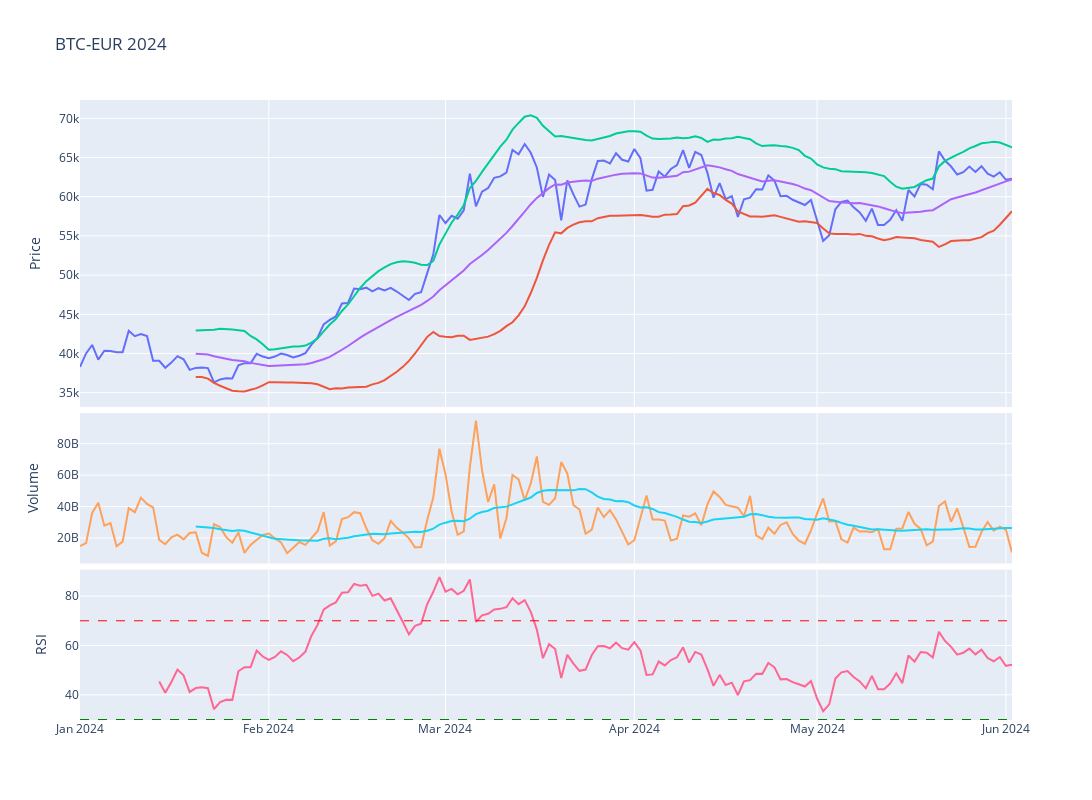

The notebook cell this image was saved under:
### Code cell
# Plot the adjusted close price
fig = make_subplots(rows=4, cols=1,shared_xaxes=True,vertical_spacing=0.01,specs=[[{'rowspan':2,'colspan':1}],[None],[{'rowspan':1,'colspan':1}],[{'rowspan':1,'colspan':1}]])

# Graph (1,1)
fig.add_trace(go.Scatter(x=stock_ticker['Adj Close'].loc[year].index,y=stock_ticker['Adj Close'].loc[year],mode="lines",name=f'{ticker}'),row=1,col=1)
fig.add_trace(go.Scatter(x=stock_ticker['BB_Lower'].loc[year].index,y=stock_ticker['BB_Lower'].loc[year],mode="lines",name='BB_Lower'),row=1,col=1)
fig.add_trace(go.Scatter(x=stock_ticker['BB_Upper'].loc[year].index,y=stock_ticker['BB_Upper'].loc[year],mode="lines",name='BB_Upper'),row=1,col=1)
fig.add_trace(go.Scatter(x=stock_ticker['MMA20'].loc[year].index,y=stock_ticker['MMA20'].loc[year],mode="lines",name='MMA20'),row=1,col=1)
# Update xaxis properties
fig.update_yaxes(title_text="Price", row=1, col=1)

# Graph (3,1)
fig.add_trace(go.Scatter(x=stock_ticker['Volume'].loc[year].index,y=stock_ticker['Volume'].loc[year],mode="lines",name='Volume'),row=3, col=1)
fig.add_trace(go.Scatter(x=stock_ticker['Volume'].loc[year].index,y=stock_ticker['Volume'].loc[year].rolling(20).mean(),mode="lines",name='MMA20'),row=3,col=1)
fig.update_yaxes(title_text="Volume", row=3, col=1)

# Graph (4,1)
fig.add_trace(go.Scatter(x=stock_ticker['RSI'].loc[year].index,y=stock_ticker['RSI'].loc[year],mode="lines",name='RSI'),row=4, col=1)
fig.add_hline(y=30, line_width=1, line_dash="dash", line_color="green",row=4,col=1)
fig.add_hline(y=70, line_width=1, line_dash="dash", line_color="red",row=4,col=1)
fig.update_yaxes(title_text="RSI", row=4, col=1)

fig.update_layout(height=800, width=1300,showlegend=False,title=f"{ticker} {year}")

fig.show()

### Figure 1 — Plotly figure (JSON) as saved in the notebook; plotly's stock layout.template omitted (floating-point values rounded to 4 significant figures; data arrays with more than 128 entries replaced by an {"elided": "..."} marker saying what was removed)
{"data": [{"mode": "lines", "name": "BTC-EUR", "type": "scatter", "x": {"elided": "154 str values"}, "xaxis": "x", "y": {"elided": "154 float values"}, "yaxis": "y"}, {"mode": "lines", "name": "BB_Lower", "type": "scatter", "x": {"elided": "154 str values"}, "xaxis": "x", "y": {"elided": "154 float values"}, "yaxis": "y"}, {"mode": "lines", "name": "BB_Upper", "type": "scatter", "x": {"elided": "154 str values"}, "xaxis": "x", "y": {"elided": "154 float values"}, "yaxis": "y"}, {"mode": "lines", "name": "MMA20", "type": "scatter", "x": {"elided": "154 str values"}, "xaxis": "x", "y": {"elided": "154 float values"}, "yaxis": "y"}, {"mode": "lines", "name": "Volume", "type": "scatter", "x": {"elided": "154 str values"}, "xaxis": "x2", "y": {"elided": "154 int values"}, "yaxis": "y2"}, {"mode": "lines", "name": "MMA20", "type": "scatter", "x": {"elided": "154 str values"}, "xaxis": "x2", "y": {"elided": "154 float values"}, "yaxis": "y2"}, {"mode": "lines", "name": "RSI", "type": "scatter", "x": {"elided": "154 str values"}, "xaxis": "x3", "y": {"elided": "154 float values"}, "yaxis": "y3"}], "layout": {"height": 800, "shapes": [{"line": {"color": "green", "dash": "dash", "width": 1}, "type": "line", "x0": 0, "x1": 1, "xref": "x3 domain", "y0": 30, "y1": 30, "yref": "y3"}, {"line": {"color": "red", "dash": "dash", "width": 1}, "type": "line", "x0": 0, "x1": 1, "xref": "x3 domain", "y0": 70, "y1": 70, "yref": "y3"}], "showlegend": false, "title": {"text": "BTC-EUR 2024"}, "width": 1300, "xaxis": {"anchor": "y", "domain": [0, 1], "matches": "x3", "showticklabels": false}, "xaxis2": {"anchor": "y2", "domain": [0, 1], "matches": "x3", "showticklabels": false}, "xaxis3": {"anchor": "y3", "domain": [0, 1]}, "yaxis": {"anchor": "x", "domain": [0.505, 1], "title": {"text": "Price"}}, "yaxis2": {"anchor": "x2", "domain": [0.2525, 0.495], "title": {"text": "Volume"}}, "yaxis3": {"anchor": "x3", "domain": [0, 0.2425], "title": {"text": "RSI"}}}}
